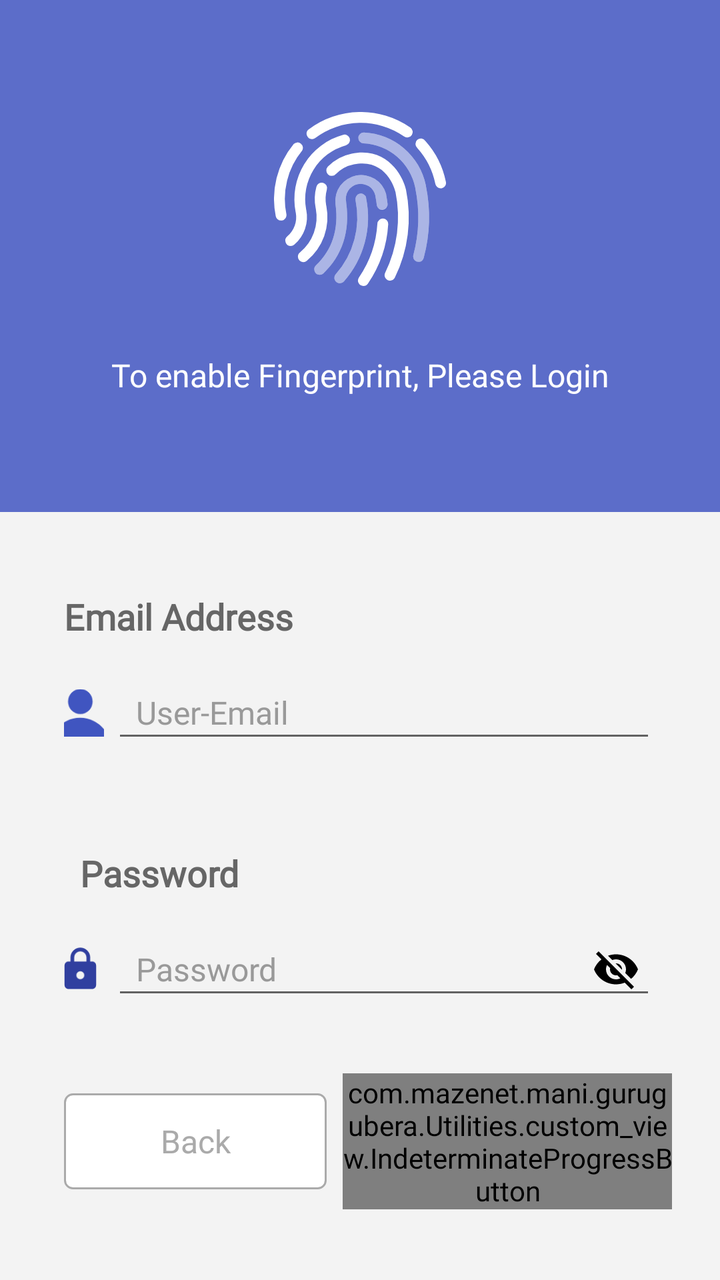
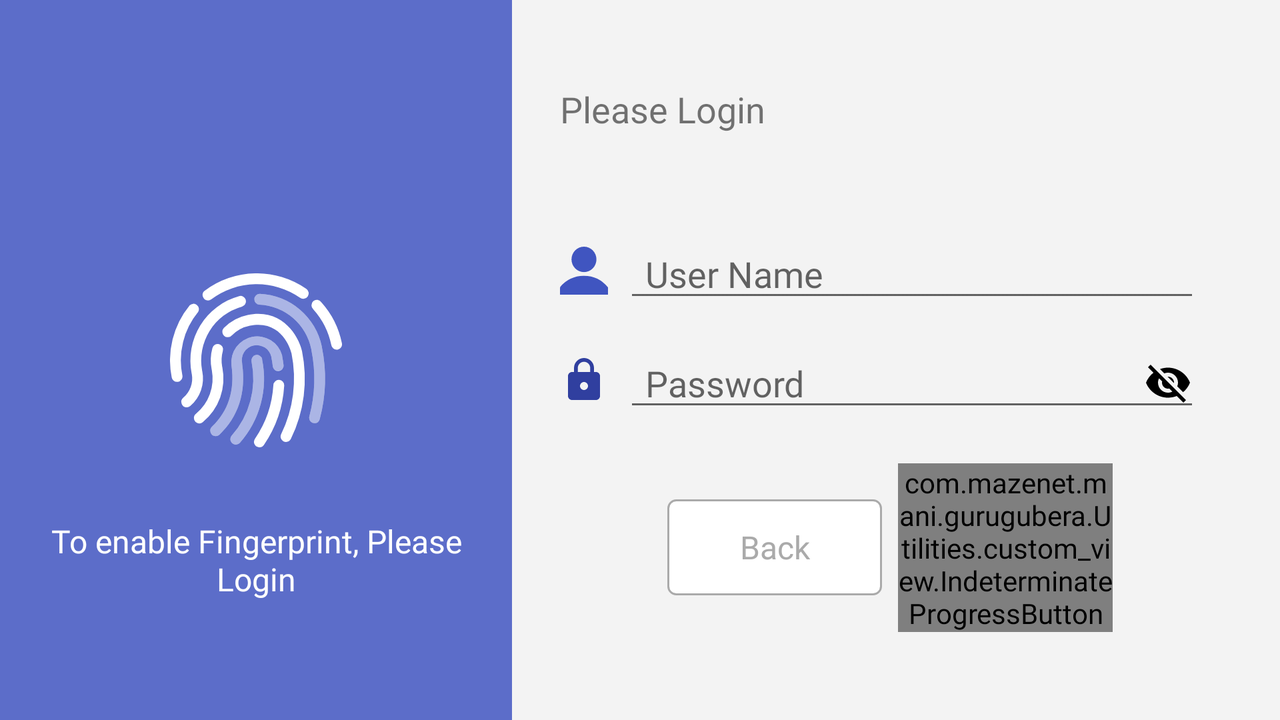

An Android layout and its configuration variant, each rendered on a device that would load it. The default file and the variant file are quoted in full after the pictures.
<!-- AndroidManifest.xml: application theme AppTheme -->
<!-- res/layout/loginfirst.xml -->
<?xml version="1.0" encoding="utf-8"?>
<LinearLayout xmlns:android="http://schemas.android.com/apk/res/android"
              xmlns:app="http://schemas.android.com/apk/res-auto"
              xmlns:tools="http://schemas.android.com/tools"
              android:layout_width="match_parent"
              android:layout_height="match_parent"
              android:background="@color/background_grey"
              android:orientation="vertical"
              android:theme="@style/AppTheme"
              style="@style/AnimationPopup">


    <android.support.constraint.ConstraintLayout
            android:id="@+id/detaillay"
            android:layout_width="match_parent"
            android:layout_height="0dp"
            android:layout_weight="0.4"
            android:background="@color/colorPrimary"
            android:padding="24sp"
            app:layout_constraintBottom_toTopOf="@+id/loginfirstlayout"
            app:layout_constraintEnd_toEndOf="parent"
            app:layout_constraintStart_toStartOf="parent"
            app:layout_constraintTop_toTopOf="parent">

        <ImageView
                android:id="@+id/imageView7"
                android:layout_width="wrap_content"
                android:layout_height="wrap_content"
                android:layout_marginStart="8dp"
                android:layout_marginTop="32dp"
                android:layout_marginEnd="8dp"
                app:layout_constraintEnd_toEndOf="parent"
                app:layout_constraintStart_toStartOf="parent"
                app:layout_constraintTop_toTopOf="parent"
                app:srcCompat="@drawable/ic_fingerprint_loginscreen"/>

        <TextView
                android:id="@+id/textView5"
                android:layout_width="wrap_content"
                android:layout_height="wrap_content"
                android:layout_marginStart="8dp"
                android:layout_marginTop="8dp"
                android:layout_marginEnd="8dp"
                android:layout_marginBottom="8dp"
                android:text="@string/str_to_enable_fingerprint"
                android:textColor="@android:color/white"
                android:textSize="16sp"
                app:layout_constraintBottom_toBottomOf="parent"
                app:layout_constraintEnd_toEndOf="parent"
                app:layout_constraintStart_toStartOf="parent"
                app:layout_constraintTop_toBottomOf="@+id/imageView7"/>
    </android.support.constraint.ConstraintLayout>

    <RelativeLayout
            android:id="@+id/loginfirstlayout"
            android:layout_width="match_parent"
            android:layout_height="0dp"
            android:layout_weight="0.6"
            android:background="@color/background_grey"
            android:padding="8dp"
            app:layout_constraintBottom_toBottomOf="parent"
            app:layout_constraintEnd_toEndOf="parent"
            app:layout_constraintStart_toStartOf="parent"
            app:layout_constraintTop_toBottomOf="@id/detaillay"
            app:layout_constraintVertical_bias="0.0">

        <android.support.constraint.ConstraintLayout
                android:id="@+id/emaillay"
                android:layout_width="match_parent"
                android:layout_height="wrap_content"
                android:layout_marginLeft="16dp"
                android:layout_marginTop="16dp"
                android:padding="@dimen/sp8_space"
                android:layout_marginRight="16dp"
                android:orientation="vertical">

            <TextView
                    android:layout_width="match_parent"
                    android:layout_height="wrap_content"
                    android:layout_marginTop="8dp"
                    android:text="Email Address"
                    android:textColor="#666666"
                    android:textSize="18sp"
                    android:textStyle="bold"
                    app:layout_constraintTop_toTopOf="parent"
                    app:layout_constraintStart_toStartOf="@+id/emaillay"
                    app:layout_constraintEnd_toEndOf="@+id/emaillay" android:id="@+id/textView3"/>

            <EditText
                    android:id="@+id/edt_email"
                    android:layout_width="0sp"
                    android:layout_height="wrap_content"
                    android:hint=" User-Email"
                    android:padding="@dimen/sp8_space"
                    android:inputType="textEmailAddress"
                    android:minHeight="40sp"
                    android:layout_marginLeft="@dimen/sp24_space"
                    android:textColor="#666666"
                    android:textColorHint="#999999"
                    android:textSize="16sp"
                    android:layout_marginTop="@dimen/sp16_space"
                    app:layout_constraintTop_toBottomOf="@+id/textView3"
                    app:layout_constraintStart_toStartOf="@+id/emaillay"
                    app:layout_constraintEnd_toEndOf="@+id/emaillay"/>
            <ImageView
                    android:layout_width="wrap_content"
                    android:layout_height="0sp"
                    app:srcCompat="@drawable/ic_username_left"
                    android:id="@+id/imageView6"
                    android:layout_marginRight="@dimen/sp8_space"
                    app:layout_constraintEnd_toStartOf="@+id/edt_email"
                    app:layout_constraintTop_toTopOf="@+id/edt_email"
                    app:layout_constraintStart_toStartOf="parent"
                    app:layout_constraintBottom_toBottomOf="@+id/edt_email"/>
        </android.support.constraint.ConstraintLayout>

        <android.support.constraint.ConstraintLayout
                android:id="@+id/passwordlay"
                android:layout_width="match_parent"
                android:layout_height="wrap_content"
                android:layout_below="@+id/emaillay"
                android:padding="@dimen/sp8_space"
                android:layout_marginLeft="16dp"
                android:layout_marginTop="@dimen/sp24_space"
                android:layout_marginRight="16dp"
                android:orientation="vertical">

            <TextView
                    android:layout_width="match_parent"
                    android:layout_height="wrap_content"
                    android:layout_marginStart="8dp"
                    android:layout_marginTop="8dp"
                    android:text="Password"
                    android:textColor="#666666"
                    android:textSize="18sp"
                    android:textStyle="bold"
                    app:layout_constraintTop_toTopOf="parent"
                    app:layout_constraintStart_toStartOf="parent"
                    app:layout_constraintEnd_toEndOf="parent" android:id="@+id/textView4"/>

            <EditText
                    android:id="@+id/edt_password"
                    android:layout_width="0sp"
                    android:layout_height="wrap_content"
                    android:drawableRight="@drawable/ic_eye_off"
                    android:hint=" Password"
                    android:drawablePadding="@dimen/sp4_space"
                    android:inputType="textPassword"
                    android:minHeight="40dp"
                    android:layout_marginLeft="@dimen/sp24_space"
                    android:padding="@dimen/sp8_space"
                    android:textColor="#666666"
                    android:imeActionId="2"
                    android:imeOptions="actionDone"
                    android:textColorHint="#999999"
                    android:textSize="16sp"
                    android:layout_marginTop="@dimen/sp16_space"
                    app:layout_constraintTop_toBottomOf="@+id/textView4"
                    app:layout_constraintStart_toStartOf="@+id/passwordlay"
                    app:layout_constraintEnd_toEndOf="parent"/>
            <ImageView
                    android:layout_width="wrap_content"
                    android:layout_height="0sp" app:srcCompat="@drawable/ic_password_left"
                    android:id="@+id/imageView8"
                    android:layout_marginRight="@dimen/sp8_space"
                    app:layout_constraintStart_toStartOf="parent"
                    app:layout_constraintEnd_toStartOf="@+id/edt_password"
                    app:layout_constraintTop_toTopOf="@+id/edt_password"
                    app:layout_constraintBottom_toBottomOf="@+id/edt_password"/>
        </android.support.constraint.ConstraintLayout>


        <LinearLayout
                android:id="@+id/buttonlay"
                android:layout_width="match_parent"
                android:layout_height="wrap_content"
                android:layout_below="@id/passwordlay"
                android:layout_gravity="center"
                android:layout_marginLeft="24dp"
                android:layout_marginTop="@dimen/sp24_space"
                android:layout_marginRight="16dp"
                android:gravity="center"
                android:orientation="horizontal">

            <Button
                    android:id="@+id/btn_back"
                    android:layout_width="0dp"
                    android:layout_height="wrap_content"
                    android:layout_marginRight="8sp"
                    android:layout_weight="0.8"
                    android:background="@drawable/fingerprintbox"
                    android:text="Back"
                    android:textAllCaps="false"
                    android:textColor="@android:color/darker_gray"
                    android:textSize="16sp"/>

            <com.mazenet.mani.gurugubera.Utilities.custom_view.IndeterminateProgressButton
                    android:layout_width="0sp"
                    android:layout_height="wrap_content"
                    android:maxHeight="@dimen/_14ssp"
                    android:id="@+id/btn_login"
                    android:layout_weight="1"
                    android:textAllCaps="false"
                    android:minHeight="@dimen/sp48_space"
                    android:text="@string/str_ln_signin"
                    android:background="@drawable/button_background" android:textColor="@android:color/white"/>


        </LinearLayout>


        <LinearLayout
                android:id="@+id/contactus"
                android:layout_width="match_parent"
                android:layout_height="wrap_content"
                android:layout_below="@+id/buttonlay"
                android:orientation="vertical">

            <TextView
                    android:layout_width="match_parent"
                    android:layout_height="wrap_content"
                    android:layout_marginTop="8sp"
                    android:layout_marginBottom="8dp"
                    android:gravity="center"
                    android:text="Contact Us "
                    android:textColor="#666666"
                    android:textSize="14sp"
                    android:visibility="gone"/>
        </LinearLayout>
    </RelativeLayout>

</LinearLayout>
<!-- resources referenced by this layout -->
<resources>
  <color name="background_grey">#F3F3F3</color>
  <color name="colorPrimary">#5C6DC9</color>
  <dimen name="_14ssp">50.40sp</dimen>
  <dimen name="sp16_space">16sp</dimen>
  <dimen name="sp24_space">24sp</dimen>
  <dimen name="sp48_space">48sp</dimen>
  <dimen name="sp4_space">4sp</dimen>
  <dimen name="sp8_space">8sp</dimen>
  <!-- drawable button_background (drawable) -->
  <?xml version="1.0" encoding="utf-8"?>
  <shape xmlns:android="http://schemas.android.com/apk/res/android">
  
      <solid
          android:color="@color/colorPrimary"/>
  
      <corners android:radius="4dp"/>
      <padding android:left="2sp"
               android:right="2sp"/>
  </shape>
  <!-- drawable fingerprintbox (drawable) -->
  <?xml version="1.0" encoding="utf-8"?>
  <shape xmlns:android="http://schemas.android.com/apk/res/android"
      xmlns:tools="http://schemas.android.com/tools"
      tools:ignore="MissingDefaultResource">
      <solid android:color="@android:color/white" />
      <stroke
          android:width="1dp"
          android:color="@android:color/darker_gray" />
  
      <padding
          android:bottom="2sp"
          android:left="2sp"
          android:right="2sp"
          android:top="2sp" />
      <corners android:radius="4sp" />
  </shape>
  <!-- drawable ic_password_left (drawable) -->
  <vector android:height="24dp" android:tint="#303F9F"
      android:viewportHeight="24.0" android:viewportWidth="24.0"
      android:width="24dp" xmlns:android="http://schemas.android.com/apk/res/android">
      <path android:fillColor="#FF000000" android:pathData="M18,8h-1L17,6c0,-2.76 -2.24,-5 -5,-5S7,3.24 7,6v2L6,8c-1.1,0 -2,0.9 -2,2v10c0,1.1 0.9,2 2,2h12c1.1,0 2,-0.9 2,-2L20,10c0,-1.1 -0.9,-2 -2,-2zM12,17c-1.1,0 -2,-0.9 -2,-2s0.9,-2 2,-2 2,0.9 2,2 -0.9,2 -2,2zM15.1,8L8.9,8L8.9,6c0,-1.71 1.39,-3.1 3.1,-3.1 1.71,0 3.1,1.39 3.1,3.1v2z"/>
  </vector>
  <!-- drawable ic_username_left (drawable) -->
  <vector android:height="24dp" android:viewportHeight="15.139"
      android:viewportWidth="15.454" android:width="24dp" xmlns:android="http://schemas.android.com/apk/res/android">
      <path android:fillColor="#4055c0" android:pathData="M3.708,4.011a4.011,4.011 0,1 0,8.022 0a4.011,4.011 0,1 0,-8.022 0z"/>
      <path android:fillColor="#4055c0" android:pathData="M0,15.138L0,12.87L0.188,12.804C0.06,12.791 -0.006,12.78 0,12.773A9.735,9.735 0,0 1,7.687 9.204a10.014,10.014 0,0 1,7.749 3.635,0.076 0.076,0 0,1 0.016,0.031h0v0.011s0,0 0,0L15.452,15.138Z"/>
  </vector>
  <string name="str_ln_signin">Sign In</string>
  <string name="str_to_enable_fingerprint">To enable Fingerprint, Please Login</string>
  <style name="AnimationPopup">
              <item name="android:windowEnterAnimation">@anim/slideup</item>
              <item name="android:windowExitAnimation">@anim/slidedown</item>
          </style>
  <style name="AppTheme" parent="Theme.AppCompat.Light.DarkActionBar">
          
          <item name="colorPrimary">@color/colorPrimary</item>
          <item name="colorPrimaryDark">@color/colorPrimaryDark</item>
          <item name="colorAccent">#6F7FDD</item>
          <item name="android:textViewStyle">@style/RobotoTextViewStyle</item>
          <item name="editTextStyle">@style/RobotoEditTextStyle</item>
          <item name="buttonStyle">@style/RobotoButtonStyle</item>
  
      </style>
  <color name="colorPrimaryDark">#2E46BE</color>
  <style name="RobotoTextViewStyle" parent="android:Widget.TextView">
          <item name="android:fontFamily">@font/robotolight</item>
      </style>
  <style name="RobotoEditTextStyle" parent="android:Widget.EditText">
          <item name="android:fontFamily">@font/robotolight</item>
      </style>
  <style name="RobotoButtonStyle" parent="android:Widget.Holo.Button">
          <item name="android:fontFamily">@font/robotolight</item>
      </style>
  <!-- some entries are left out for length -->
</resources>
<!-- res/layout-land/loginfirst.xml (the repository's variant of the layout above) -->
<!-- drawn on the phone turned sideways -->
<?xml version="1.0" encoding="utf-8"?>
<android.support.constraint.ConstraintLayout
        xmlns:android="http://schemas.android.com/apk/res/android"
        xmlns:app="http://schemas.android.com/apk/res-auto"
        xmlns:tools="http://schemas.android.com/tools"
        android:layout_width="match_parent"
        android:layout_height="match_parent"
        android:background="@color/background_grey"
        android:orientation="vertical"
        android:theme="@style/AppTheme"
        style="@style/AnimationPopup">


    <android.support.constraint.ConstraintLayout
            android:id="@+id/detaillay"
            android:layout_width="0sp"
            android:layout_height="0dp"
            android:background="@color/colorPrimary"
            android:padding="24sp"
            app:layout_constraintEnd_toStartOf="@id/guideline2"
            app:layout_constraintStart_toStartOf="parent"
            app:layout_constraintBottom_toBottomOf="parent"
            app:layout_constraintTop_toTopOf="parent">

        <ImageView
                android:id="@+id/imageView7"
                android:layout_width="wrap_content"
                android:layout_height="wrap_content"
                app:layout_constraintStart_toStartOf="parent"
                app:layout_constraintTop_toTopOf="parent"
                app:srcCompat="@drawable/ic_fingerprint_loginscreen"
                app:layout_constraintEnd_toEndOf="parent"
                app:layout_constraintBottom_toBottomOf="parent"/>

        <TextView
                android:id="@+id/textView5"
                android:layout_width="wrap_content"
                android:layout_height="wrap_content"
                android:layout_marginStart="8dp"
                android:layout_marginTop="@dimen/sp36_space"
                android:layout_marginEnd="8dp"
                android:text="@string/str_to_enable_fingerprint"
                android:textColor="@android:color/white"
                android:textSize="16sp"
                android:textAlignment="center"
                app:layout_constraintEnd_toEndOf="parent"
                app:layout_constraintStart_toStartOf="parent"
                app:layout_constraintTop_toBottomOf="@+id/imageView7"/>
    </android.support.constraint.ConstraintLayout>

    <TextView
            android:text="@string/str_ln_loginfirst"
            android:layout_width="wrap_content"
            android:layout_height="wrap_content"
            android:id="@+id/textView"
            app:layout_constraintTop_toBottomOf="@+id/guideline3"
            android:gravity="end"
            app:layout_constraintStart_toStartOf="@id/guideline2"
            android:layout_marginStart="24dp" android:layout_marginTop="24dp" android:textSize="18sp"/>
    <LinearLayout
            android:orientation="horizontal"
            android:layout_width="0dp"
            android:layout_height="wrap_content"
            android:weightSum="3"
            android:layout_marginStart="@dimen/sp24_space"
            android:layout_marginRight="30sp"
            android:layout_marginLeft="30sp"
            android:layout_marginEnd="30sp"
            android:gravity="center" android:layout_marginBottom="8dp"
            app:layout_constraintBottom_toTopOf="@id/guideline4"
            app:layout_constraintStart_toEndOf="@id/guideline2"
            app:layout_constraintEnd_toEndOf="parent"
            android:id="@+id/linearLayout">
        <Button
                android:id="@+id/btn_back"
                android:layout_width="0dp"
                android:layout_height="wrap_content"
                android:layout_marginRight="8sp"
                android:layout_weight="1"
                android:background="@drawable/fingerprintbox"
                android:text="Back"
                android:textAllCaps="false"
                android:textColor="@android:color/darker_gray"
                android:textSize="16sp"/>

        <com.mazenet.mani.gurugubera.Utilities.custom_view.IndeterminateProgressButton
                android:layout_width="0sp"
                android:layout_height="wrap_content"
                android:maxHeight="@dimen/_14ssp"
                android:id="@+id/btn_login"
                android:layout_weight="1"
                android:textAllCaps="false"
                android:minHeight="@dimen/sp48_space"
                android:text="@string/str_ln_signin"
                android:background="@drawable/button_background" android:textColor="@android:color/white"/>
    </LinearLayout>
    <android.support.constraint.Guideline
            android:layout_width="wrap_content"
            android:layout_height="wrap_content"
            android:id="@+id/guideline2"
            android:orientation="vertical"
            app:layout_constraintGuide_percent="0.4"/>
    <android.support.constraint.Guideline android:layout_width="wrap_content" android:layout_height="wrap_content"
                                          android:id="@+id/guideline3"
                                          android:orientation="horizontal"
                                          app:layout_constraintGuide_percent="0.05109489"/>
    <android.support.constraint.ConstraintLayout
            android:layout_width="0dp"
            android:layout_height="0dp" app:layout_constraintTop_toBottomOf="@+id/textView"
            android:layout_marginBottom="16dp"
            app:layout_constraintBottom_toTopOf="@+id/linearLayout" android:layout_marginTop="16dp"
            app:layout_constraintStart_toEndOf="@+id/detaillay" app:layout_constraintEnd_toEndOf="parent"
            android:layout_marginEnd="8dp" android:layout_marginStart="16dp">

        <EditText
                android:layout_height="wrap_content"
                android:inputType="textPersonName"
                android:ems="10"
                android:layout_width="0sp"
                android:drawablePadding="4sp"
                android:id="@+id/edt_email"
                android:layout_marginTop="32dp"
                app:layout_constraintTop_toTopOf="parent"
                android:hint="@string/str_ln_email"
                android:layout_marginEnd="32dp"
                app:layout_constraintEnd_toEndOf="parent"
                app:layout_constraintStart_toEndOf="@+id/imageView4" android:layout_marginStart="8dp"/>
        <EditText
                android:layout_width="0dp"
                android:layout_height="wrap_content"
                android:inputType="textPassword"
                android:ems="10"
                android:drawablePadding="4sp"
                android:drawableRight="@drawable/ic_eye_off"
                android:id="@+id/edt_password" android:layout_marginTop="16dp"
                app:layout_constraintTop_toBottomOf="@+id/edt_email"
                android:hint="@string/str_ln_password"
                android:layout_marginEnd="32dp"
                app:layout_constraintEnd_toEndOf="parent"
                android:layout_marginBottom="8dp"
                app:layout_constraintBottom_toBottomOf="parent" app:layout_constraintStart_toEndOf="@+id/imageView5"
                android:layout_marginStart="8dp"/>
        <ImageView
                android:layout_width="wrap_content"
                android:layout_height="0dp" app:srcCompat="@drawable/ic_username_left"
                android:id="@+id/imageView4"
                app:layout_constraintBottom_toBottomOf="@+id/edt_email"
                app:layout_constraintTop_toTopOf="@+id/edt_email" app:layout_constraintStart_toStartOf="parent"
                android:layout_marginStart="8dp"/>
        <ImageView
                android:layout_width="wrap_content"
                android:layout_height="0dp" app:srcCompat="@drawable/ic_password_left"
                android:id="@+id/imageView5"
                app:layout_constraintTop_toTopOf="@+id/edt_password"
                app:layout_constraintBottom_toBottomOf="@+id/edt_password"
                app:layout_constraintStart_toStartOf="parent" android:layout_marginStart="8dp"/>
    </android.support.constraint.ConstraintLayout>
    <android.support.constraint.Guideline android:layout_width="wrap_content" android:layout_height="wrap_content"
                                          android:id="@+id/guideline4"
                                          android:orientation="horizontal"
                                          app:layout_constraintGuide_percent="0.9"/>

</android.support.constraint.ConstraintLayout>
<!-- resources referenced by the variant -->
<!-- as the phone turned sideways resolves them -->
<resources>
  <color name="background_grey">#F3F3F3</color>
  <color name="colorPrimary">#5C6DC9</color>
  <dimen name="_14ssp">50.40sp</dimen>
  <dimen name="sp24_space">24sp</dimen>
  <dimen name="sp36_space">36sp</dimen>
  <dimen name="sp48_space">48sp</dimen>
  <!-- drawable button_background (drawable) -->
  <?xml version="1.0" encoding="utf-8"?>
  <shape xmlns:android="http://schemas.android.com/apk/res/android">
  
      <solid
          android:color="@color/colorPrimary"/>
  
      <corners android:radius="4dp"/>
      <padding android:left="2sp"
               android:right="2sp"/>
  </shape>
  <!-- drawable fingerprintbox (drawable) -->
  <?xml version="1.0" encoding="utf-8"?>
  <shape xmlns:android="http://schemas.android.com/apk/res/android"
      xmlns:tools="http://schemas.android.com/tools"
      tools:ignore="MissingDefaultResource">
      <solid android:color="@android:color/white" />
      <stroke
          android:width="1dp"
          android:color="@android:color/darker_gray" />
  
      <padding
          android:bottom="2sp"
          android:left="2sp"
          android:right="2sp"
          android:top="2sp" />
      <corners android:radius="4sp" />
  </shape>
  <!-- drawable ic_password_left (drawable) -->
  <vector android:height="24dp" android:tint="#303F9F"
      android:viewportHeight="24.0" android:viewportWidth="24.0"
      android:width="24dp" xmlns:android="http://schemas.android.com/apk/res/android">
      <path android:fillColor="#FF000000" android:pathData="M18,8h-1L17,6c0,-2.76 -2.24,-5 -5,-5S7,3.24 7,6v2L6,8c-1.1,0 -2,0.9 -2,2v10c0,1.1 0.9,2 2,2h12c1.1,0 2,-0.9 2,-2L20,10c0,-1.1 -0.9,-2 -2,-2zM12,17c-1.1,0 -2,-0.9 -2,-2s0.9,-2 2,-2 2,0.9 2,2 -0.9,2 -2,2zM15.1,8L8.9,8L8.9,6c0,-1.71 1.39,-3.1 3.1,-3.1 1.71,0 3.1,1.39 3.1,3.1v2z"/>
  </vector>
  <!-- drawable ic_username_left (drawable) -->
  <vector android:height="24dp" android:viewportHeight="15.139"
      android:viewportWidth="15.454" android:width="24dp" xmlns:android="http://schemas.android.com/apk/res/android">
      <path android:fillColor="#4055c0" android:pathData="M3.708,4.011a4.011,4.011 0,1 0,8.022 0a4.011,4.011 0,1 0,-8.022 0z"/>
      <path android:fillColor="#4055c0" android:pathData="M0,15.138L0,12.87L0.188,12.804C0.06,12.791 -0.006,12.78 0,12.773A9.735,9.735 0,0 1,7.687 9.204a10.014,10.014 0,0 1,7.749 3.635,0.076 0.076,0 0,1 0.016,0.031h0v0.011s0,0 0,0L15.452,15.138Z"/>
  </vector>
  <string name="str_ln_email">\tUser Name</string>
  <string name="str_ln_loginfirst">Please Login</string>
  <string name="str_ln_password">\tPassword</string>
  <string name="str_ln_signin">Sign In</string>
  <string name="str_to_enable_fingerprint">To enable Fingerprint, Please Login</string>
  <style name="AnimationPopup">
              <item name="android:windowEnterAnimation">@anim/slideup</item>
              <item name="android:windowExitAnimation">@anim/slidedown</item>
          </style>
  <style name="AppTheme" parent="Theme.AppCompat.Light.DarkActionBar">
          
          <item name="colorPrimary">@color/colorPrimary</item>
          <item name="colorPrimaryDark">@color/colorPrimaryDark</item>
          <item name="colorAccent">#6F7FDD</item>
          <item name="android:textViewStyle">@style/RobotoTextViewStyle</item>
          <item name="editTextStyle">@style/RobotoEditTextStyle</item>
          <item name="buttonStyle">@style/RobotoButtonStyle</item>
  
      </style>
  <color name="colorPrimaryDark">#2E46BE</color>
  <style name="RobotoTextViewStyle" parent="android:Widget.TextView">
          <item name="android:fontFamily">@font/robotolight</item>
      </style>
  <style name="RobotoEditTextStyle" parent="android:Widget.EditText">
          <item name="android:fontFamily">@font/robotolight</item>
      </style>
  <style name="RobotoButtonStyle" parent="android:Widget.Holo.Button">
          <item name="android:fontFamily">@font/robotolight</item>
      </style>
  <!-- some entries are left out for length -->
</resources>
